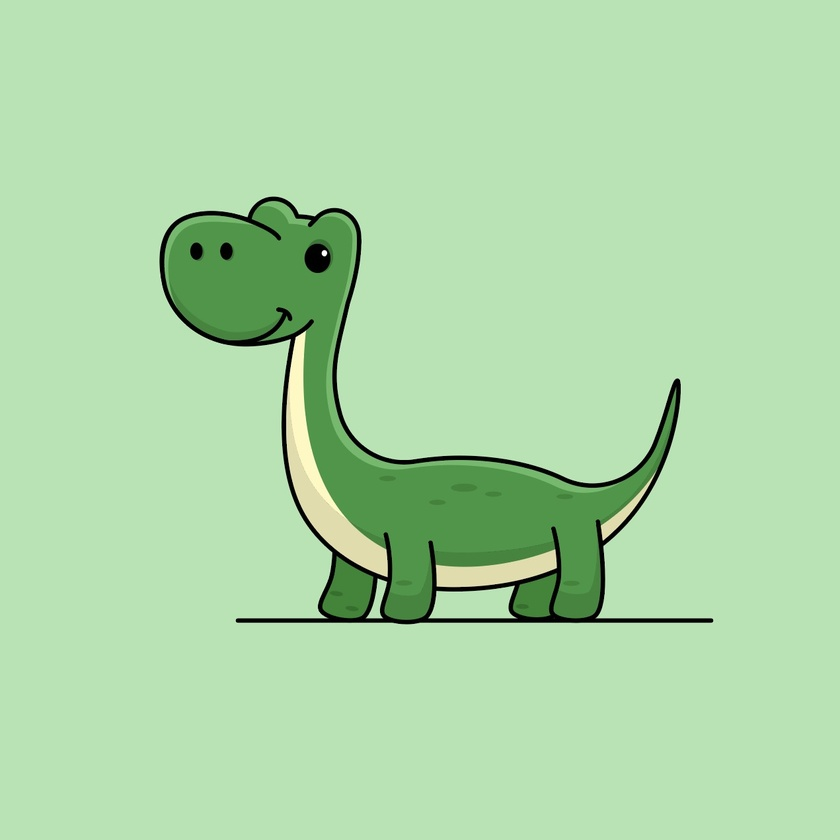
#> input picture 9/9/실습/image.jpg, 840 x 840 px, shrunk from 1271 x 1271 before the run
$ python 1_threshod_segmentation.py
#> lines starting #> are read from the running program, lines starting #| are printed output that depends on the picture; after the words box and inside, x2 and y2 are one past the last pixel; in counts of white or black regions, pixels touching at a corner belong together
import cv2
import numpy as np
import matplotlib.pyplot as plt


# 단순 임계값 기반 이미지 세그멘테이션
def threshold_segmentation_demo():
    # 이미지 로드
    # 0은 그레이스케일로 로드란 의미
    image = cv2.imread('image.jpg', 0)
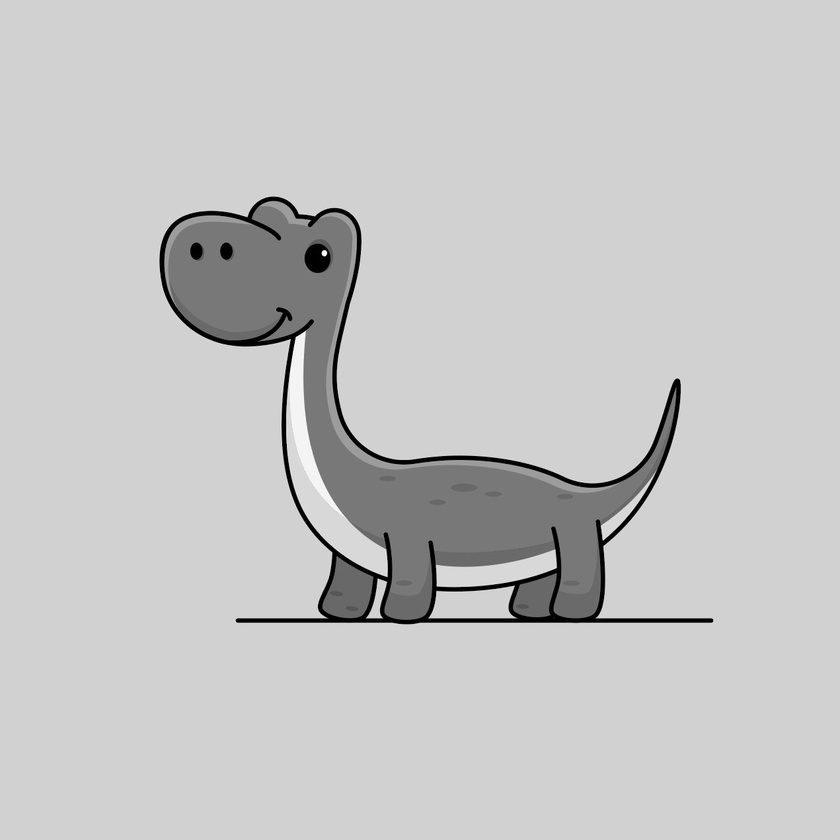
#> image: shape (840, 840); min 0, max 255, mean 198

    # ret: 실제로 사용된 threshold 값 (여기서는 127.0)
    # binary: 이진화된 이미지 배열
    ret, binary = cv2.threshold(image, 127, 255, cv2.THRESH_BINARY)
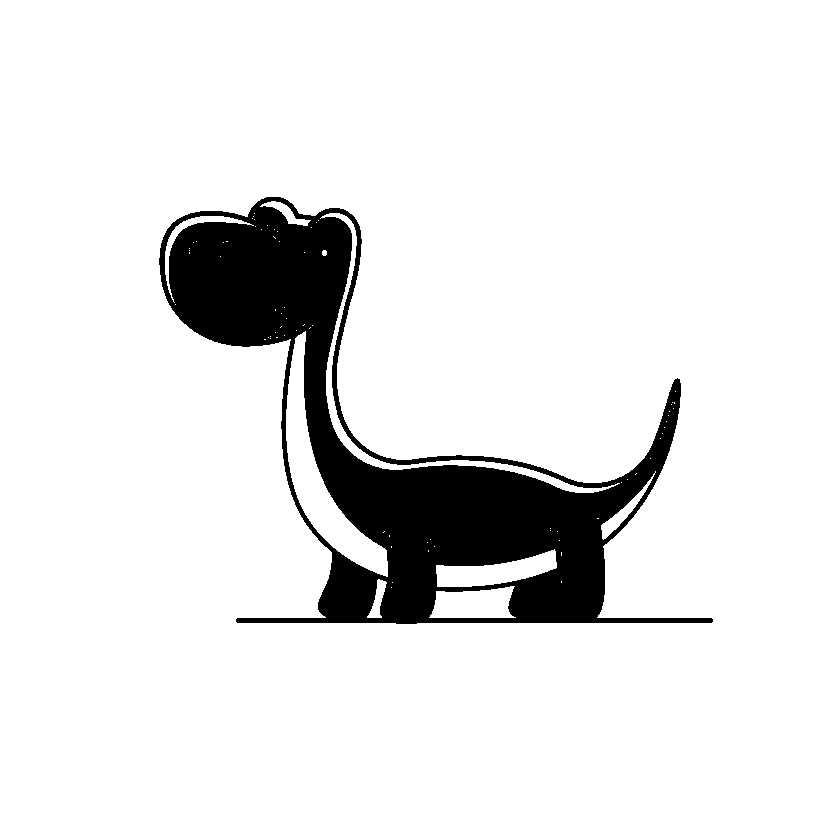
#> binary: shape (840, 840); 90.4% white; 1 black region, box (x1, y1, x2, y2) and area: (159, 197, 713, 624) 67407
    ret2, otsu = cv2.threshold(image, 0, 255, cv2.THRESH_BINARY + cv2.THRESH_OTSU)
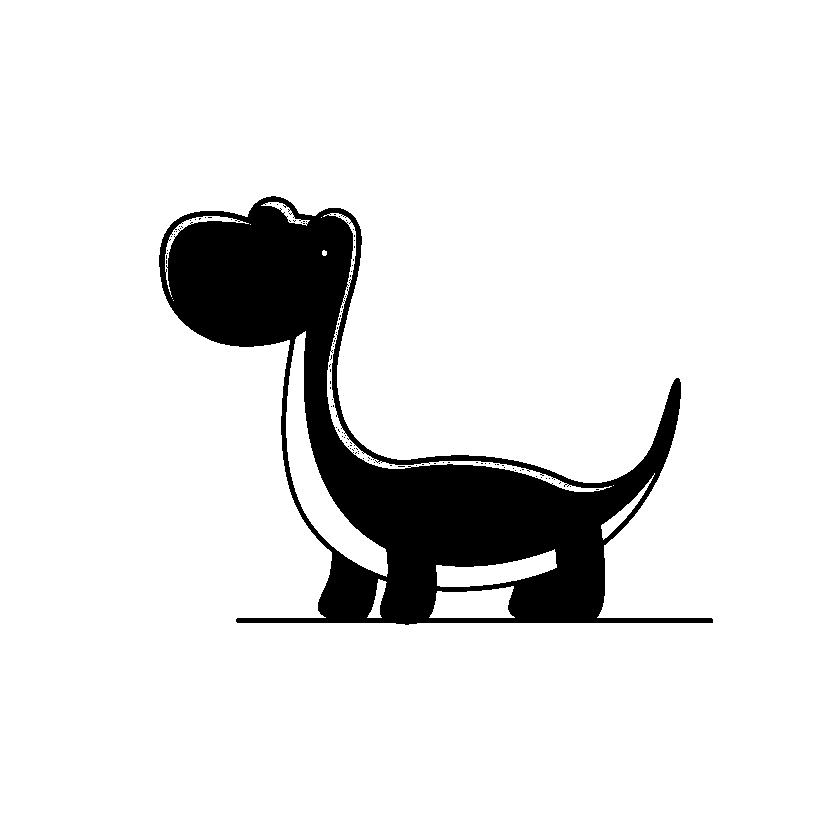
#> otsu: shape (840, 840); 90.2% white; 107 black regions (106 under 20 px), largest, box (x1, y1, x2, y2) and area: (159, 196, 713, 625) 68908
#> ret2 = 153
    adaptive = cv2.adaptiveThreshold(image, 255, cv2.ADAPTIVE_THRESH_MEAN_C,
                                    cv2.THRESH_BINARY, 11, 2)
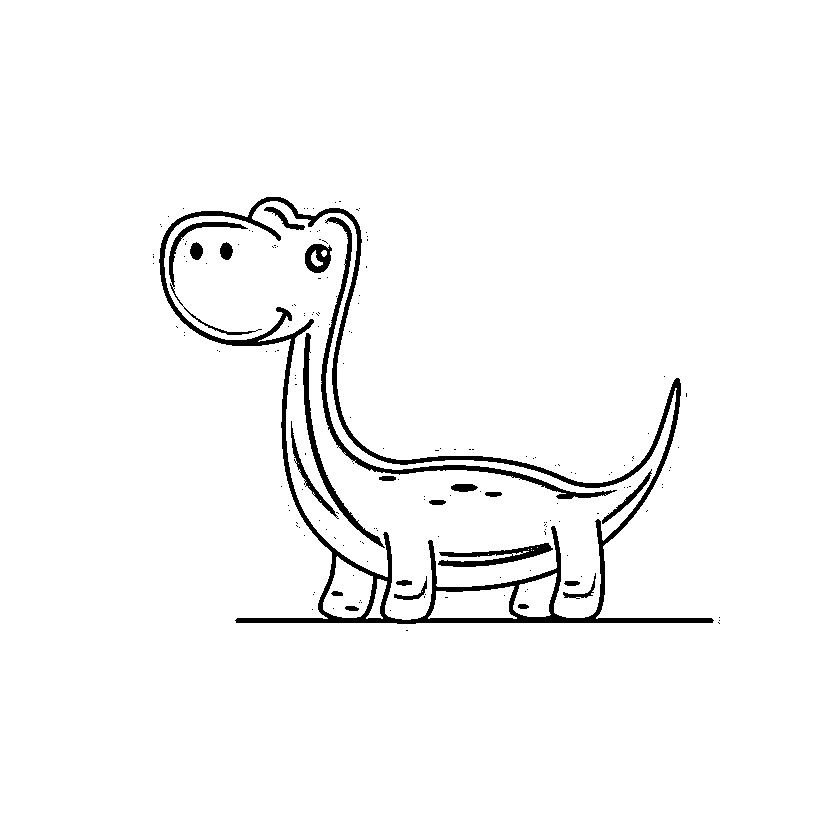
#> adaptive: shape (840, 840); 96.9% white; 179 black regions (157 under 20 px), largest, box (x1, y1, x2, y2) and area: (159, 197, 714, 624) 12971, (321, 217, 617, 499) 2621, (303, 333, 385, 548) 1368
    plt.figure(figsize=(15, 5))

    plt.subplot(1, 4, 1)
    plt.imshow(image, cmap='gray')
    plt.title('Original Image')
    plt.axis('off')

    plt.subplot(1, 4, 2)
    plt.imshow(binary, cmap='gray')
    plt.title('Binary Threshold')
    plt.axis('off')

    plt.subplot(1, 4, 3)
    plt.imshow(otsu, cmap='gray')
    plt.title("Otsu's Method")
    plt.axis('off')

    plt.subplot(1, 4, 4)
    plt.imshow(adaptive, cmap='gray')
    plt.title('Adaptive Threshold')
    plt.axis('off')

    plt.tight_layout()
    plt.show()

    return binary, otsu, adaptive

threshold_segmentation_demo()
